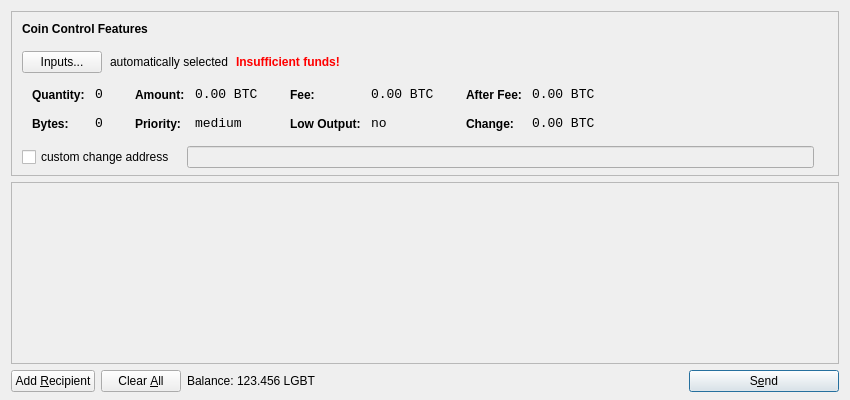
<?xml version="1.0" encoding="UTF-8"?>
<ui version="4.0">
 <class>SendCoinsDialog</class>
 <widget class="QDialog" name="SendCoinsDialog">
  <property name="geometry">
   <rect>
    <x>0</x>
    <y>0</y>
    <width>850</width>
    <height>400</height>
   </rect>
  </property>
  <property name="windowTitle">
   <string>Send Coins</string>
  </property>
  <layout class="QVBoxLayout" name="verticalLayout" stretch="0,1,0">
   <property name="bottomMargin">
    <number>8</number>
   </property>
   <item>
    <widget class="QFrame" name="frameCoinControl">
     <property name="sizePolicy">
      <sizepolicy hsizetype="Expanding" vsizetype="Expanding">
       <horstretch>0</horstretch>
       <verstretch>0</verstretch>
      </sizepolicy>
     </property>
     <property name="maximumSize">
      <size>
       <width>16777215</width>
       <height>16777215</height>
      </size>
     </property>
     <property name="frameShape">
      <enum>QFrame::StyledPanel</enum>
     </property>
     <property name="frameShadow">
      <enum>QFrame::Sunken</enum>
     </property>
     <layout class="QVBoxLayout" name="verticalLayoutCoinControl2">
      <property name="spacing">
       <number>-1</number>
      </property>
      <property name="leftMargin">
       <number>0</number>
      </property>
      <property name="topMargin">
       <number>0</number>
      </property>
      <property name="rightMargin">
       <number>0</number>
      </property>
      <property name="bottomMargin">
       <number>6</number>
      </property>
      <item>
       <layout class="QVBoxLayout" name="verticalLayoutCoinControl" stretch="0,0,0,0,1">
        <property name="spacing">
         <number>0</number>
        </property>
        <property name="leftMargin">
         <number>10</number>
        </property>
        <property name="topMargin">
         <number>10</number>
        </property>
        <item>
         <layout class="QHBoxLayout" name="horizontalLayoutCoinControl1">
          <property name="bottomMargin">
           <number>15</number>
          </property>
          <item>
           <widget class="QLabel" name="labelCoinControlFeatures">
            <property name="sizePolicy">
             <sizepolicy hsizetype="Preferred" vsizetype="Maximum">
              <horstretch>0</horstretch>
              <verstretch>0</verstretch>
             </sizepolicy>
            </property>
            <property name="font">
             <font>
              <weight>75</weight>
              <bold>true</bold>
             </font>
            </property>
            <property name="styleSheet">
             <string notr="true">font-weight:bold;</string>
            </property>
            <property name="text">
             <string>Coin Control Features</string>
            </property>
           </widget>
          </item>
         </layout>
        </item>
        <item>
         <layout class="QHBoxLayout" name="horizontalLayoutCoinControl2" stretch="0,0,0,0">
          <property name="spacing">
           <number>8</number>
          </property>
          <property name="bottomMargin">
           <number>10</number>
          </property>
          <item>
           <widget class="QPushButton" name="pushButtonCoinControl">
            <property name="styleSheet">
             <string notr="true"/>
            </property>
            <property name="text">
             <string>Inputs...</string>
            </property>
           </widget>
          </item>
          <item>
           <widget class="QLabel" name="labelCoinControlAutomaticallySelected">
            <property name="text">
             <string>automatically selected</string>
            </property>
            <property name="margin">
             <number>5</number>
            </property>
           </widget>
          </item>
          <item>
           <widget class="QLabel" name="labelCoinControlInsuffFunds">
            <property name="font">
             <font>
              <weight>75</weight>
              <bold>true</bold>
             </font>
            </property>
            <property name="styleSheet">
             <string notr="true">color:red;font-weight:bold;</string>
            </property>
            <property name="text">
             <string>Insufficient funds!</string>
            </property>
            <property name="margin">
             <number>5</number>
            </property>
           </widget>
          </item>
          <item>
           <spacer name="horizontalSpacerCoinControl">
            <property name="orientation">
             <enum>Qt::Horizontal</enum>
            </property>
            <property name="sizeHint" stdset="0">
             <size>
              <width>40</width>
              <height>1</height>
             </size>
            </property>
           </spacer>
          </item>
         </layout>
        </item>
        <item>
         <widget class="QWidget" name="widgetCoinControl" native="true">
          <property name="sizePolicy">
           <sizepolicy hsizetype="Preferred" vsizetype="Preferred">
            <horstretch>0</horstretch>
            <verstretch>0</verstretch>
           </sizepolicy>
          </property>
          <property name="minimumSize">
           <size>
            <width>0</width>
            <height>0</height>
           </size>
          </property>
          <property name="styleSheet">
           <string notr="true"/>
          </property>
          <layout class="QHBoxLayout" name="horizontalLayoutCoinControl5">
           <property name="margin">
            <number>0</number>
           </property>
           <item>
            <layout class="QHBoxLayout" name="horizontalLayoutCoinControl3" stretch="0,0,0,1">
             <property name="spacing">
              <number>20</number>
             </property>
             <property name="topMargin">
              <number>0</number>
             </property>
             <property name="bottomMargin">
              <number>10</number>
             </property>
             <item>
              <layout class="QFormLayout" name="formLayoutCoinControl1">
               <property name="horizontalSpacing">
                <number>10</number>
               </property>
               <property name="verticalSpacing">
                <number>14</number>
               </property>
               <property name="leftMargin">
                <number>10</number>
               </property>
               <property name="topMargin">
                <number>4</number>
               </property>
               <property name="rightMargin">
                <number>6</number>
               </property>
               <item row="0" column="0">
                <widget class="QLabel" name="labelCoinControlQuantityText">
                 <property name="styleSheet">
                  <string notr="true">font-weight:bold;</string>
                 </property>
                 <property name="text">
                  <string>Quantity:</string>
                 </property>
                 <property name="margin">
                  <number>0</number>
                 </property>
                </widget>
               </item>
               <item row="0" column="1">
                <widget class="QLabel" name="labelCoinControlQuantity">
                 <property name="font">
                  <font>
                   <family>Monospace</family>
                   <pointsize>10</pointsize>
                  </font>
                 </property>
                 <property name="cursor">
                  <cursorShape>IBeamCursor</cursorShape>
                 </property>
                 <property name="contextMenuPolicy">
                  <enum>Qt::ActionsContextMenu</enum>
                 </property>
                 <property name="text">
                  <string notr="true">0</string>
                 </property>
                 <property name="margin">
                  <number>0</number>
                 </property>
                 <property name="textInteractionFlags">
                  <set>Qt::LinksAccessibleByMouse|Qt::TextSelectableByKeyboard|Qt::TextSelectableByMouse</set>
                 </property>
                </widget>
               </item>
               <item row="1" column="0">
                <widget class="QLabel" name="labelCoinControlBytesText">
                 <property name="styleSheet">
                  <string notr="true">font-weight:bold;</string>
                 </property>
                 <property name="text">
                  <string>Bytes:</string>
                 </property>
                </widget>
               </item>
               <item row="1" column="1">
                <widget class="QLabel" name="labelCoinControlBytes">
                 <property name="font">
                  <font>
                   <family>Monospace</family>
                   <pointsize>10</pointsize>
                  </font>
                 </property>
                 <property name="cursor">
                  <cursorShape>IBeamCursor</cursorShape>
                 </property>
                 <property name="contextMenuPolicy">
                  <enum>Qt::ActionsContextMenu</enum>
                 </property>
                 <property name="text">
                  <string notr="true">0</string>
                 </property>
                 <property name="textInteractionFlags">
                  <set>Qt::LinksAccessibleByMouse|Qt::TextSelectableByKeyboard|Qt::TextSelectableByMouse</set>
                 </property>
                </widget>
               </item>
              </layout>
             </item>
             <item>
              <layout class="QFormLayout" name="formLayoutCoinControl2">
               <property name="horizontalSpacing">
                <number>10</number>
               </property>
               <property name="verticalSpacing">
                <number>14</number>
               </property>
               <property name="leftMargin">
                <number>6</number>
               </property>
               <property name="topMargin">
                <number>4</number>
               </property>
               <property name="rightMargin">
                <number>6</number>
               </property>
               <item row="0" column="0">
                <widget class="QLabel" name="labelCoinControlAmountText">
                 <property name="styleSheet">
                  <string notr="true">font-weight:bold;</string>
                 </property>
                 <property name="text">
                  <string>Amount:</string>
                 </property>
                 <property name="margin">
                  <number>0</number>
                 </property>
                </widget>
               </item>
               <item row="0" column="1">
                <widget class="QLabel" name="labelCoinControlAmount">
                 <property name="font">
                  <font>
                   <family>Monospace</family>
                   <pointsize>10</pointsize>
                  </font>
                 </property>
                 <property name="cursor">
                  <cursorShape>IBeamCursor</cursorShape>
                 </property>
                 <property name="contextMenuPolicy">
                  <enum>Qt::ActionsContextMenu</enum>
                 </property>
                 <property name="text">
                  <string notr="true">0.00 BTC</string>
                 </property>
                 <property name="textInteractionFlags">
                  <set>Qt::LinksAccessibleByMouse|Qt::TextSelectableByKeyboard|Qt::TextSelectableByMouse</set>
                 </property>
                </widget>
               </item>
               <item row="1" column="0">
                <widget class="QLabel" name="labelCoinControlPriorityText">
                 <property name="styleSheet">
                  <string notr="true">font-weight:bold;</string>
                 </property>
                 <property name="text">
                  <string>Priority:</string>
                 </property>
                </widget>
               </item>
               <item row="1" column="1">
                <widget class="QLabel" name="labelCoinControlPriority">
                 <property name="font">
                  <font>
                   <family>Monospace</family>
                   <pointsize>10</pointsize>
                  </font>
                 </property>
                 <property name="cursor">
                  <cursorShape>IBeamCursor</cursorShape>
                 </property>
                 <property name="contextMenuPolicy">
                  <enum>Qt::ActionsContextMenu</enum>
                 </property>
                 <property name="text">
                  <string>medium</string>
                 </property>
                 <property name="textInteractionFlags">
                  <set>Qt::LinksAccessibleByMouse|Qt::TextSelectableByKeyboard|Qt::TextSelectableByMouse</set>
                 </property>
                </widget>
               </item>
              </layout>
             </item>
             <item>
              <layout class="QFormLayout" name="formLayoutCoinControl3">
               <property name="horizontalSpacing">
                <number>10</number>
               </property>
               <property name="verticalSpacing">
                <number>14</number>
               </property>
               <property name="leftMargin">
                <number>6</number>
               </property>
               <property name="topMargin">
                <number>4</number>
               </property>
               <property name="rightMargin">
                <number>6</number>
               </property>
               <item row="0" column="0">
                <widget class="QLabel" name="labelCoinControlFeeText">
                 <property name="styleSheet">
                  <string notr="true">font-weight:bold;</string>
                 </property>
                 <property name="text">
                  <string>Fee:</string>
                 </property>
                 <property name="margin">
                  <number>0</number>
                 </property>
                </widget>
               </item>
               <item row="0" column="1">
                <widget class="QLabel" name="labelCoinControlFee">
                 <property name="font">
                  <font>
                   <family>Monospace</family>
                   <pointsize>10</pointsize>
                  </font>
                 </property>
                 <property name="cursor">
                  <cursorShape>IBeamCursor</cursorShape>
                 </property>
                 <property name="contextMenuPolicy">
                  <enum>Qt::ActionsContextMenu</enum>
                 </property>
                 <property name="text">
                  <string notr="true">0.00 BTC</string>
                 </property>
                 <property name="textInteractionFlags">
                  <set>Qt::LinksAccessibleByMouse|Qt::TextSelectableByKeyboard|Qt::TextSelectableByMouse</set>
                 </property>
                </widget>
               </item>
               <item row="1" column="0">
                <widget class="QLabel" name="labelCoinControlLowOutputText">
                 <property name="styleSheet">
                  <string notr="true">font-weight:bold;</string>
                 </property>
                 <property name="text">
                  <string>Low Output:</string>
                 </property>
                </widget>
               </item>
               <item row="1" column="1">
                <widget class="QLabel" name="labelCoinControlLowOutput">
                 <property name="font">
                  <font>
                   <family>Monospace</family>
                   <pointsize>10</pointsize>
                  </font>
                 </property>
                 <property name="cursor">
                  <cursorShape>IBeamCursor</cursorShape>
                 </property>
                 <property name="contextMenuPolicy">
                  <enum>Qt::ActionsContextMenu</enum>
                 </property>
                 <property name="text">
                  <string>no</string>
                 </property>
                 <property name="textInteractionFlags">
                  <set>Qt::LinksAccessibleByMouse|Qt::TextSelectableByKeyboard|Qt::TextSelectableByMouse</set>
                 </property>
                </widget>
               </item>
              </layout>
             </item>
             <item>
              <layout class="QFormLayout" name="formLayoutCoinControl4">
               <property name="horizontalSpacing">
                <number>10</number>
               </property>
               <property name="verticalSpacing">
                <number>14</number>
               </property>
               <property name="leftMargin">
                <number>6</number>
               </property>
               <property name="topMargin">
                <number>4</number>
               </property>
               <property name="rightMargin">
                <number>6</number>
               </property>
               <item row="0" column="0">
                <widget class="QLabel" name="labelCoinControlAfterFeeText">
                 <property name="styleSheet">
                  <string notr="true">font-weight:bold;</string>
                 </property>
                 <property name="text">
                  <string>After Fee:</string>
                 </property>
                 <property name="margin">
                  <number>0</number>
                 </property>
                </widget>
               </item>
               <item row="0" column="1">
                <widget class="QLabel" name="labelCoinControlAfterFee">
                 <property name="font">
                  <font>
                   <family>Monospace</family>
                   <pointsize>10</pointsize>
                  </font>
                 </property>
                 <property name="cursor">
                  <cursorShape>IBeamCursor</cursorShape>
                 </property>
                 <property name="contextMenuPolicy">
                  <enum>Qt::ActionsContextMenu</enum>
                 </property>
                 <property name="text">
                  <string notr="true">0.00 BTC</string>
                 </property>
                 <property name="textInteractionFlags">
                  <set>Qt::LinksAccessibleByMouse|Qt::TextSelectableByKeyboard|Qt::TextSelectableByMouse</set>
                 </property>
                </widget>
               </item>
               <item row="1" column="0">
                <widget class="QLabel" name="labelCoinControlChangeText">
                 <property name="styleSheet">
                  <string notr="true">font-weight:bold;</string>
                 </property>
                 <property name="text">
                  <string>Change:</string>
                 </property>
                </widget>
               </item>
               <item row="1" column="1">
                <widget class="QLabel" name="labelCoinControlChange">
                 <property name="font">
                  <font>
                   <family>Monospace</family>
                   <pointsize>10</pointsize>
                  </font>
                 </property>
                 <property name="cursor">
                  <cursorShape>IBeamCursor</cursorShape>
                 </property>
                 <property name="contextMenuPolicy">
                  <enum>Qt::ActionsContextMenu</enum>
                 </property>
                 <property name="text">
                  <string notr="true">0.00 BTC</string>
                 </property>
                 <property name="textInteractionFlags">
                  <set>Qt::LinksAccessibleByMouse|Qt::TextSelectableByKeyboard|Qt::TextSelectableByMouse</set>
                 </property>
                </widget>
               </item>
              </layout>
             </item>
            </layout>
           </item>
          </layout>
         </widget>
        </item>
        <item>
         <layout class="QHBoxLayout" name="horizontalLayoutCoinControl4" stretch="0,0,0">
          <property name="spacing">
           <number>12</number>
          </property>
          <property name="sizeConstraint">
           <enum>QLayout::SetDefaultConstraint</enum>
          </property>
          <property name="topMargin">
           <number>5</number>
          </property>
          <property name="rightMargin">
           <number>5</number>
          </property>
          <item>
           <widget class="QCheckBox" name="checkBoxCoinControlChange">
            <property name="text">
             <string>custom change address</string>
            </property>
           </widget>
          </item>
          <item>
           <widget class="QLineEdit" name="lineEditCoinControlChange">
            <property name="enabled">
             <bool>false</bool>
            </property>
            <property name="sizePolicy">
             <sizepolicy hsizetype="Expanding" vsizetype="Fixed">
              <horstretch>0</horstretch>
              <verstretch>0</verstretch>
             </sizepolicy>
            </property>
           </widget>
          </item>
          <item>
           <widget class="QLabel" name="labelCoinControlChangeLabel">
            <property name="sizePolicy">
             <sizepolicy hsizetype="Preferred" vsizetype="Expanding">
              <horstretch>0</horstretch>
              <verstretch>0</verstretch>
             </sizepolicy>
            </property>
            <property name="minimumSize">
             <size>
              <width>0</width>
              <height>0</height>
             </size>
            </property>
            <property name="text">
             <string/>
            </property>
            <property name="margin">
             <number>3</number>
            </property>
           </widget>
          </item>
         </layout>
        </item>
        <item>
         <spacer name="verticalSpacerCoinControl">
          <property name="orientation">
           <enum>Qt::Vertical</enum>
          </property>
          <property name="sizeHint" stdset="0">
           <size>
            <width>800</width>
            <height>1</height>
           </size>
          </property>
         </spacer>
        </item>
       </layout>
      </item>
     </layout>
    </widget>
   </item>
   <item>
    <widget class="QScrollArea" name="scrollArea">
     <property name="widgetResizable">
      <bool>true</bool>
     </property>
     <widget class="QWidget" name="scrollAreaWidgetContents">
      <property name="geometry">
       <rect>
        <x>0</x>
        <y>0</y>
        <width>830</width>
        <height>165</height>
       </rect>
      </property>
      <layout class="QVBoxLayout" name="verticalLayout_2">
       <property name="margin">
        <number>0</number>
       </property>
       <item>
        <layout class="QVBoxLayout" name="entries">
         <property name="spacing">
          <number>6</number>
         </property>
        </layout>
       </item>
       <item>
        <spacer name="verticalSpacer">
         <property name="orientation">
          <enum>Qt::Vertical</enum>
         </property>
         <property name="sizeHint" stdset="0">
          <size>
           <width>20</width>
           <height>40</height>
          </size>
         </property>
        </spacer>
       </item>
      </layout>
     </widget>
    </widget>
   </item>
   <item>
    <layout class="QHBoxLayout" name="horizontalLayout">
     <item>
      <widget class="QPushButton" name="addButton">
       <property name="toolTip">
        <string>Send to multiple recipients at once</string>
       </property>
       <property name="text">
        <string>Add &amp;Recipient</string>
       </property>
       <property name="icon">
        <iconset resource="../bitcoin.qrc">
         <normaloff>:/icons/add</normaloff>:/icons/add</iconset>
       </property>
       <property name="autoDefault">
        <bool>false</bool>
       </property>
      </widget>
     </item>
     <item>
      <widget class="QPushButton" name="clearButton">
       <property name="sizePolicy">
        <sizepolicy hsizetype="Minimum" vsizetype="Fixed">
         <horstretch>0</horstretch>
         <verstretch>0</verstretch>
        </sizepolicy>
       </property>
       <property name="toolTip">
        <string>Remove all transaction fields</string>
       </property>
       <property name="text">
        <string>Clear &amp;All</string>
       </property>
       <property name="icon">
        <iconset resource="../bitcoin.qrc">
         <normaloff>:/icons/remove</normaloff>:/icons/remove</iconset>
       </property>
       <property name="autoRepeatDelay">
        <number>300</number>
       </property>
       <property name="autoDefault">
        <bool>false</bool>
       </property>
      </widget>
     </item>
     <item>
      <layout class="QHBoxLayout" name="horizontalLayout_2">
       <property name="spacing">
        <number>3</number>
       </property>
       <item>
        <widget class="QLabel" name="label">
         <property name="text">
          <string>Balance:</string>
         </property>
        </widget>
       </item>
       <item>
        <widget class="QLabel" name="labelBalance">
         <property name="cursor">
          <cursorShape>IBeamCursor</cursorShape>
         </property>
         <property name="text">
          <string>123.456 LGBT</string>
         </property>
         <property name="textInteractionFlags">
          <set>Qt::LinksAccessibleByMouse|Qt::TextSelectableByKeyboard|Qt::TextSelectableByMouse</set>
         </property>
        </widget>
       </item>
      </layout>
     </item>
     <item>
      <spacer name="horizontalSpacer">
       <property name="orientation">
        <enum>Qt::Horizontal</enum>
       </property>
       <property name="sizeHint" stdset="0">
        <size>
         <width>40</width>
         <height>20</height>
        </size>
       </property>
      </spacer>
     </item>
     <item>
      <widget class="QPushButton" name="sendButton">
       <property name="minimumSize">
        <size>
         <width>150</width>
         <height>0</height>
        </size>
       </property>
       <property name="toolTip">
        <string>Confirm the send action</string>
       </property>
       <property name="text">
        <string>S&amp;end</string>
       </property>
       <property name="icon">
        <iconset resource="../bitcoin.qrc">
         <normaloff>:/icons/send</normaloff>:/icons/send</iconset>
       </property>
       <property name="default">
        <bool>true</bool>
       </property>
      </widget>
     </item>
    </layout>
   </item>
  </layout>
 </widget>
 <resources>
  <include location="../bitcoin.qrc"/>
 </resources>
 <connections/>
</ui>
